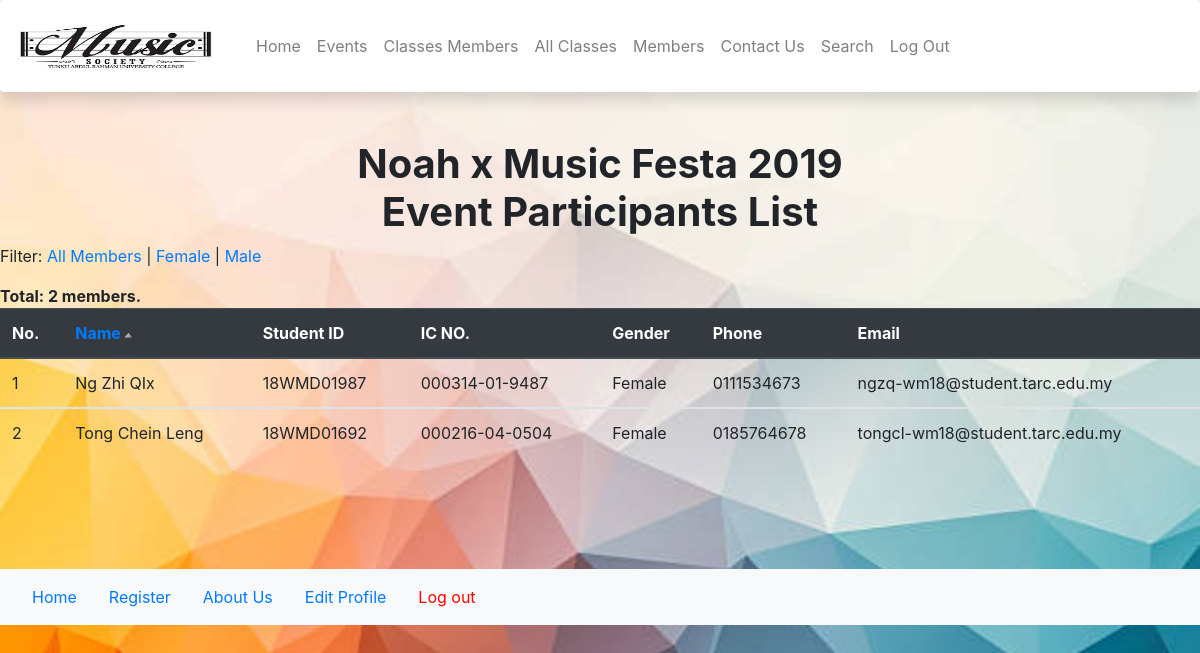
/eventMembers.php, run on the app's committed database.
### tables this page shows
CREATE TABLE `joinevent` (
  `Joins_ID` int(10) NOT NULL,
  `StudentID` varchar(30) NOT NULL
);

CREATE TABLE `memberslist` (
  `Name` varchar(30) NOT NULL,
  `StudentID` varchar(10) NOT NULL,
  `ICNo` varchar(14) NOT NULL,
  `Gender` char(1) NOT NULL,
  `Phone` varchar(11) NOT NULL,
  `Program` varchar(3) NOT NULL,
  `Email` varchar(50) NOT NULL,
  `Password` varchar(100) NOT NULL,
  `user_level` int(1) NOT NULL,
  `status` int(1) NOT NULL DEFAULT '0'
);

### eventMembers.php (the view, shortened to what this page needs)
<?php
$f = isset($_GET['f']) ? $_GET['f'] : '';
$o = isset($_GET['o']) ? $_GET['o'] : 'DESC';
$o = ($o == 'DESC') ? 'ASC' : 'DESC';
$img = $o . '.png';
?>
<!DOCTYPE html>
<html lang="en">
    <?php include 'Admin-header.php'; ?>
    <div class="mx-auto text-center" style="width:500px;">
        <h1><b>Noah x Music Festa 2019 Event Participants List</b></h1>
    </div>
    <p>Filter: <a href="eventMembers.php">All Members </a>
        | <a href="eventMembers.php?f=F">Female </a>
        | <a href="eventMembers.php?f=M">Male </a>
    </p>
    <table class="table table-hover">
        <thead class="thead-dark">
            <tr>
                <th>No.</th>
                <th><a href="classMembers.php?<?php echo"f=$f&o=$o" ?>">Name<img src="image/<?php echo $img ?>"></a></th>
                <th>Student ID</th>
                <th>IC NO.</th>
                <th>Gender</th>
                <th>Phone</th>
                <th>Email</th>
            </tr>
        </thead>
        <?php
        include 'conn.php';
        $g = array('F' => 'Female', 'M' => 'Male');
        $sql = "select * from memberslist m, joinevent j where m.StudentID = j.StudentID AND Gender like '{$f}%' order by Name $o";
        $r = mysqli_query($link, $sql);
        $i = 0;
        while ($row = mysqli_fetch_array($r)) {
            echo "<tr><td>". ($i+1) ."</td>
                          <td>{$row['Name']}</td>
                          <td>{$row['StudentID']}</td>
                          <td>{$row['ICNo']}</td>
                          <td>{$g[$row['Gender']]}</td>
                          <td>{$row['Phone']}</td>
                          <td>{$row['Email']}</td>
                          </tr></tbody>";
            $i++;
        }
        if ($f == 'F') {
            echo "<strong>Total: " . $i . " females.</strong>";
        } else if ($f == 'M') {
            echo "<strong>Total: " . $i . " males.</strong>";
        }else{
            echo "<strong>Total: " . $i . " members.</strong>";
        }
        ?>
</table>
</body><br><br><br><br>
<?php include 'Admin-footer.php'; ?>
</html>

### Admin-header.php (style rules this page uses)
body { background-image: url("image/bg.jpg"); background-size: cover; }

### data on the page
joinevent: StudentID.Name "Ng Zhi QIx", StudentID "18WMD01987", StudentID.ICNo "000314-01-9487", StudentID.Gender "Female", StudentID.Phone "0111534673", StudentID.Email "ngzq-wm18@student.tarc.edu.my"
joinevent: StudentID.Name "Tong Chein Leng", StudentID "18WMD01692", StudentID.ICNo "000216-04-0504", StudentID.Gender "Female", StudentID.Phone "0185764678", StudentID.Email "tongcl-wm18@student.tarc.edu.my"

### other printed values
$i "2"
